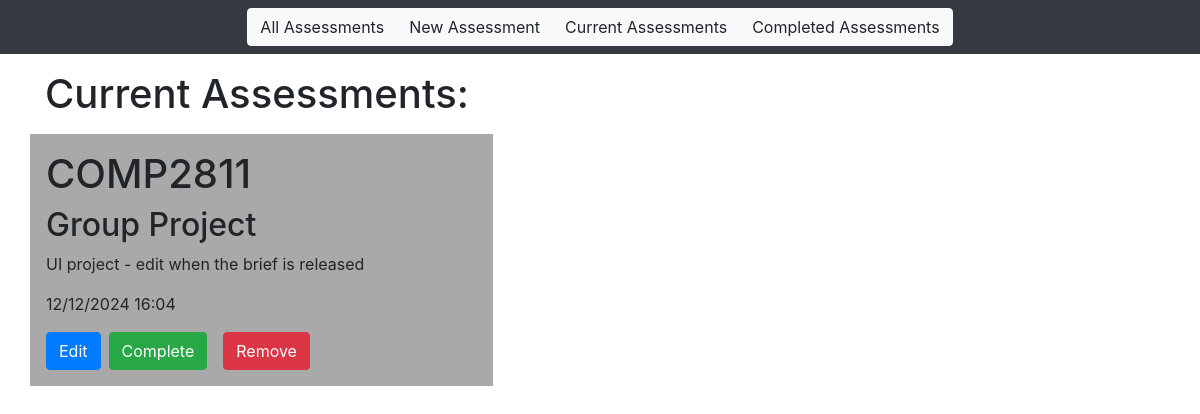
Page /currentAssessments on the committed database.
### app/models.py (models this page shows)
class Assessment(db.Model):
    id = db.Column(db.Integer, primary_key=True)
    moduleCode = db.Column(db.String(9), index=True)
    title = db.Column(db.String(50))
    description = db.Column(db.String(500))
    dateTime = db.Column(db.DateTime)
    completion = db.Column(db.Boolean, default=False)

### app/views.py (the view)
@app.route("/currentAssessments")
def currentAssessments():
    currentAssessment = Assessment.query.filter_by(completion=False).all()
    return render_template("currentAssessments.html", assessments=currentAssessment)

### app/templates/currentAssessments.html
{% extends "navbar.html" %}
{% block content %}
<h1>Current Assessments:</h1>
{% for assessment in assessments %}
    <div class="row col col-lg-5 justify-content-md-center d-flex flex-column p-3 mt-3" style="background-color: darkgrey;">
        <h1>{{ assessment.moduleCode }}</h1>
        <h2>{{ assessment.title }}</h2>
        <p>{{ assessment.description }}</p>
        <p>{{ assessment.dateTime.strftime('%d/%m/%Y %H:%M') }}</p>
        <div class="mt-auto d-flex">
            <form action="{{ url_for('editAssessment', id=assessment.id, next=request.endpoint) }}" method="post" style="display: inline;">
                <button type="submit" class="btn btn-primary mr-2">Edit</button>
            </form>
            <form action="{{ url_for('completeAssessment', id=assessment.id, next=request.endpoint) }}" method="post" style="display: inline;">
                <button type="submit" class="btn btn-success mr-3">Complete</button>
            </form>
            <form action="{{ url_for('removeAssessment', id=assessment.id, next=request.endpoint) }}" method="post" style="display: inline;">
                <button type="submit" class="btn btn-danger">Remove</button>
            </form>
        </div>
    </div>
{% else %}
    <p>No current assessments.</p>
{% endfor %}
{% endblock %}

### rows in the picture
Assessment: moduleCode "COMP2811", title "Group Project", description "UI project - edit when the brief is released", dateTime "12/12/2024 16:04"
